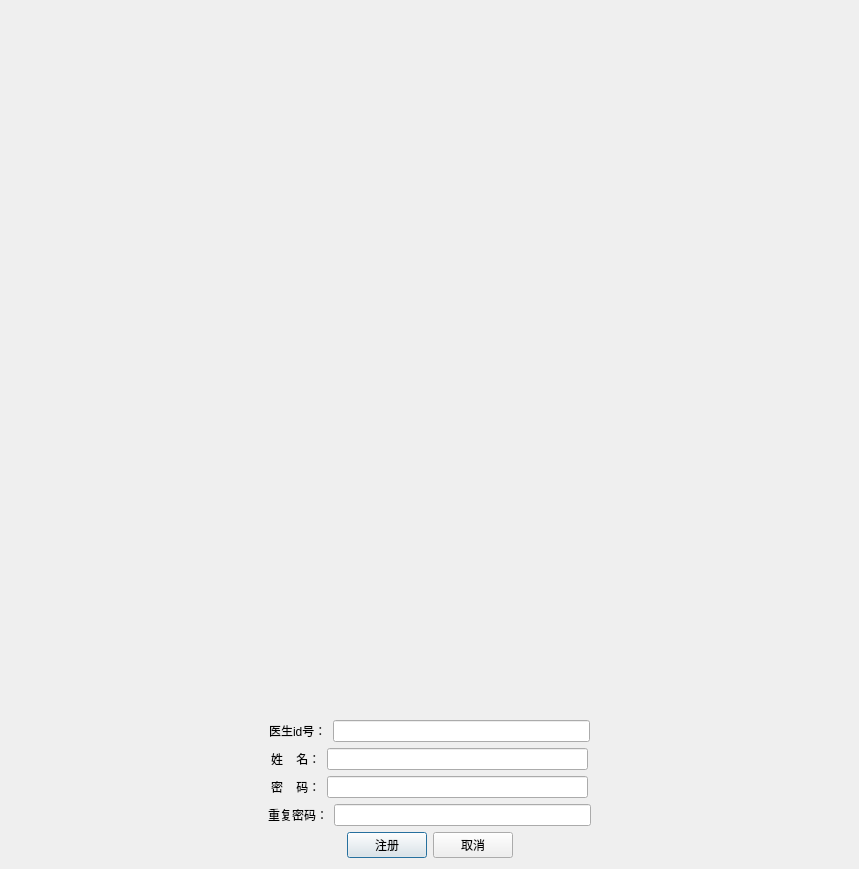
<?xml version="1.0" encoding="UTF-8"?>
<ui version="4.0">
 <class>Dialog</class>
 <widget class="QDialog" name="Dialog">
  <property name="geometry">
   <rect>
    <x>0</x>
    <y>0</y>
    <width>859</width>
    <height>869</height>
   </rect>
  </property>
  <property name="windowTitle">
   <string>Dialog</string>
  </property>
  <layout class="QGridLayout" name="gridLayout">
   <item row="0" column="0">
    <layout class="QHBoxLayout" name="horizontalLayout_21">
     <item>
      <spacer name="horizontalSpacer_41">
       <property name="orientation">
        <enum>Qt::Horizontal</enum>
       </property>
       <property name="sizeHint" stdset="0">
        <size>
         <width>40</width>
         <height>20</height>
        </size>
       </property>
      </spacer>
     </item>
     <item>
      <widget class="QLabel" name="label_15">
       <property name="text">
        <string/>
       </property>
       <property name="pixmap">
        <pixmap resource="resouce.qrc">:/login/huashan_login2.jpeg</pixmap>
       </property>
      </widget>
     </item>
     <item>
      <spacer name="horizontalSpacer_42">
       <property name="orientation">
        <enum>Qt::Horizontal</enum>
       </property>
       <property name="sizeHint" stdset="0">
        <size>
         <width>40</width>
         <height>20</height>
        </size>
       </property>
      </spacer>
     </item>
    </layout>
   </item>
   <item row="1" column="0">
    <layout class="QHBoxLayout" name="horizontalLayout_17">
     <item>
      <spacer name="horizontalSpacer_33">
       <property name="orientation">
        <enum>Qt::Horizontal</enum>
       </property>
       <property name="sizeHint" stdset="0">
        <size>
         <width>40</width>
         <height>20</height>
        </size>
       </property>
      </spacer>
     </item>
     <item>
      <widget class="QLabel" name="label_16">
       <property name="text">
        <string>医生id号：</string>
       </property>
      </widget>
     </item>
     <item>
      <widget class="QLineEdit" name="lineEdit_id_3"/>
     </item>
     <item>
      <spacer name="horizontalSpacer_34">
       <property name="orientation">
        <enum>Qt::Horizontal</enum>
       </property>
       <property name="sizeHint" stdset="0">
        <size>
         <width>40</width>
         <height>20</height>
        </size>
       </property>
      </spacer>
     </item>
    </layout>
   </item>
   <item row="2" column="0">
    <layout class="QHBoxLayout" name="horizontalLayout_18">
     <item>
      <spacer name="horizontalSpacer_35">
       <property name="orientation">
        <enum>Qt::Horizontal</enum>
       </property>
       <property name="sizeHint" stdset="0">
        <size>
         <width>40</width>
         <height>20</height>
        </size>
       </property>
      </spacer>
     </item>
     <item>
      <widget class="QLabel" name="label_17">
       <property name="text">
        <string>姓    名：</string>
       </property>
      </widget>
     </item>
     <item>
      <widget class="QLineEdit" name="lineEdit_id_4"/>
     </item>
     <item>
      <spacer name="horizontalSpacer_36">
       <property name="orientation">
        <enum>Qt::Horizontal</enum>
       </property>
       <property name="sizeHint" stdset="0">
        <size>
         <width>40</width>
         <height>20</height>
        </size>
       </property>
      </spacer>
     </item>
    </layout>
   </item>
   <item row="3" column="0">
    <layout class="QHBoxLayout" name="horizontalLayout_19">
     <item>
      <spacer name="horizontalSpacer_37">
       <property name="orientation">
        <enum>Qt::Horizontal</enum>
       </property>
       <property name="sizeHint" stdset="0">
        <size>
         <width>40</width>
         <height>20</height>
        </size>
       </property>
      </spacer>
     </item>
     <item>
      <widget class="QLabel" name="label_18">
       <property name="text">
        <string>密    码：</string>
       </property>
      </widget>
     </item>
     <item>
      <widget class="QLineEdit" name="lineEdit_pwd_5"/>
     </item>
     <item>
      <spacer name="horizontalSpacer_38">
       <property name="orientation">
        <enum>Qt::Horizontal</enum>
       </property>
       <property name="sizeHint" stdset="0">
        <size>
         <width>40</width>
         <height>20</height>
        </size>
       </property>
      </spacer>
     </item>
    </layout>
   </item>
   <item row="4" column="0">
    <layout class="QHBoxLayout" name="horizontalLayout_20">
     <item>
      <spacer name="horizontalSpacer_39">
       <property name="orientation">
        <enum>Qt::Horizontal</enum>
       </property>
       <property name="sizeHint" stdset="0">
        <size>
         <width>40</width>
         <height>20</height>
        </size>
       </property>
      </spacer>
     </item>
     <item>
      <widget class="QLabel" name="label_19">
       <property name="text">
        <string>重复密码：</string>
       </property>
      </widget>
     </item>
     <item>
      <widget class="QLineEdit" name="lineEdit_pwd_6"/>
     </item>
     <item>
      <spacer name="horizontalSpacer_40">
       <property name="orientation">
        <enum>Qt::Horizontal</enum>
       </property>
       <property name="sizeHint" stdset="0">
        <size>
         <width>40</width>
         <height>20</height>
        </size>
       </property>
      </spacer>
     </item>
    </layout>
   </item>
   <item row="5" column="0">
    <layout class="QHBoxLayout" name="horizontalLayout_22">
     <item>
      <spacer name="horizontalSpacer_43">
       <property name="orientation">
        <enum>Qt::Horizontal</enum>
       </property>
       <property name="sizeHint" stdset="0">
        <size>
         <width>40</width>
         <height>20</height>
        </size>
       </property>
      </spacer>
     </item>
     <item>
      <widget class="QPushButton" name="pushButton_regit_3">
       <property name="text">
        <string>注册</string>
       </property>
      </widget>
     </item>
     <item>
      <widget class="QPushButton" name="pushButton_cancel_3">
       <property name="text">
        <string>取消</string>
       </property>
      </widget>
     </item>
     <item>
      <spacer name="horizontalSpacer_44">
       <property name="orientation">
        <enum>Qt::Horizontal</enum>
       </property>
       <property name="sizeHint" stdset="0">
        <size>
         <width>40</width>
         <height>20</height>
        </size>
       </property>
      </spacer>
     </item>
    </layout>
   </item>
  </layout>
 </widget>
 <resources>
  <include location="resouce.qrc"/>
  <include location="F:/anaconda/envs/database/Scripts/resouce.qrc"/>
 </resources>
 <connections>
  <connection>
   <sender>pushButton_cancel_3</sender>
   <signal>clicked()</signal>
   <receiver>Dialog</receiver>
   <slot>close()</slot>
   <hints>
    <hint type="sourcelabel">
     <x>487</x>
     <y>840</y>
    </hint>
    <hint type="destinationlabel">
     <x>584</x>
     <y>838</y>
    </hint>
   </hints>
  </connection>
 </connections>
 <slots>
  <slot>doctor_reg()</slot>
 </slots>
</ui>
